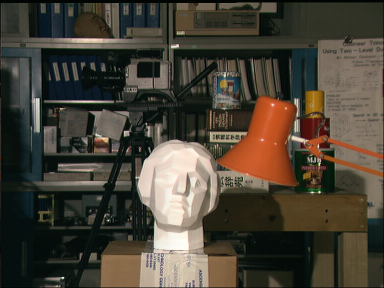
//> input picture sbm/data/tsucuba_left.png, 384 x 288 px
$ ./main   (built with g++ and OpenCV 4)
//> lines starting //> are read from the running program, lines starting //| are printed output that depends on the picture
#include "opencv2/opencv.hpp"
#include "opencv2/calib3d.hpp"

using namespace std;
using namespace cv;

int main(int argc, char *argv[]) {

	// window準備
	string windowName = "out";
	namedWindow(windowName, CV_WINDOW_AUTOSIZE);

	// 視差サイズ
	int s = 0, n = 0;
	createTrackbar("ndisparities", windowName, &n, 5);
	createTrackbar("SADWindowSize", windowName, &s, 5);

	int ndisparities; // 視差サイズ
	int SADWindowSize; // 平均化Windowサイズ

	Mat srcL, srcR, img16S, img8U;
	int keycode;

	srcL   = imread("./data/tsucuba_left.png", 0);
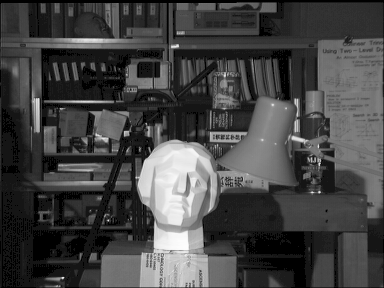
//> srcL: 288 rows x 384 cols, CV_8UC1; min 0, max 253, mean 68.4
	srcR   = imread("./data/tsucuba_right.png", 0);
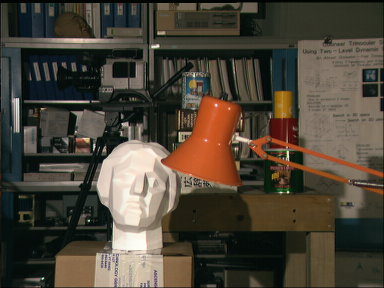
//> input picture sbm/data/tsucuba_right.png, 384 x 288 px
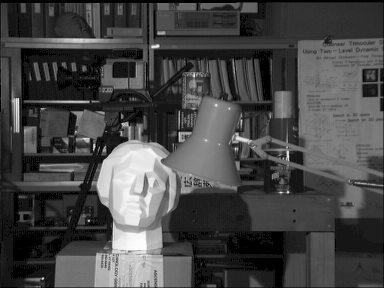
//> srcR: 288 rows x 384 cols, CV_8UC1; min 0, max 253, mean 70.3

	imshow("L", srcL);
	imshow("R", srcR);

 	img16S = Mat( srcL.rows, srcL.cols, CV_16S );
 	img8U  = Mat( srcL.rows, srcL.cols, CV_8UC1 );

	while(1) {

		// 視差サイズとブロックサイズを作成
		ndisparities  = 16*(n+1);
		SADWindowSize = 9+s*6;

		// BM法でステレオ対応点探索
		Ptr<StereoBM> sbm = StereoBM::create( ndisparities, SADWindowSize );
		sbm->compute( srcL, srcR, img16S );
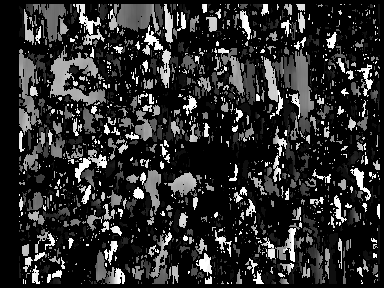
//> img16S: 288 rows x 384 cols, CV_16SC1; min -16, max 240, mean 29.7; drawn with min black and max white

		// imshowのために視差データを8bit変換
		double minVal; double maxVal;
		minMaxLoc( img16S, &minVal, &maxVal );
//> minVal = -16; maxVal = 240
		img16S.convertTo( img8U, CV_8UC1, 255/(maxVal - minVal));

		// おまけ
		putText(img8U, to_string(ndisparities), Point(50,50), FONT_HERSHEY_SIMPLEX, 1, 255, 2, CV_AA);
		putText(img8U, to_string(SADWindowSize), Point(50,100), FONT_HERSHEY_SIMPLEX, 1, 255, 2, CV_AA);
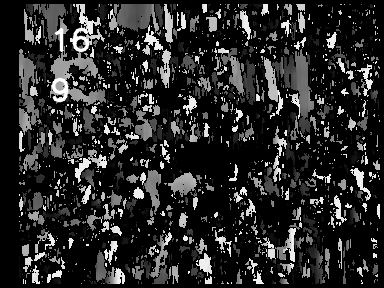
//> img8U: 288 rows x 384 cols, CV_8UC1; min 0, max 255, mean 41.2

		// 出力
		imshow(windowName, img8U);

		// キー受付
		keycode = cv::waitKey(1000/60);
//> the Esc key is pressed
		if (keycode > 0) {
			// Escかqが入力されたら終了
			if (keycode == 27 || keycode == 113){
				break;
			}
		}
	}


	return 0;

}
